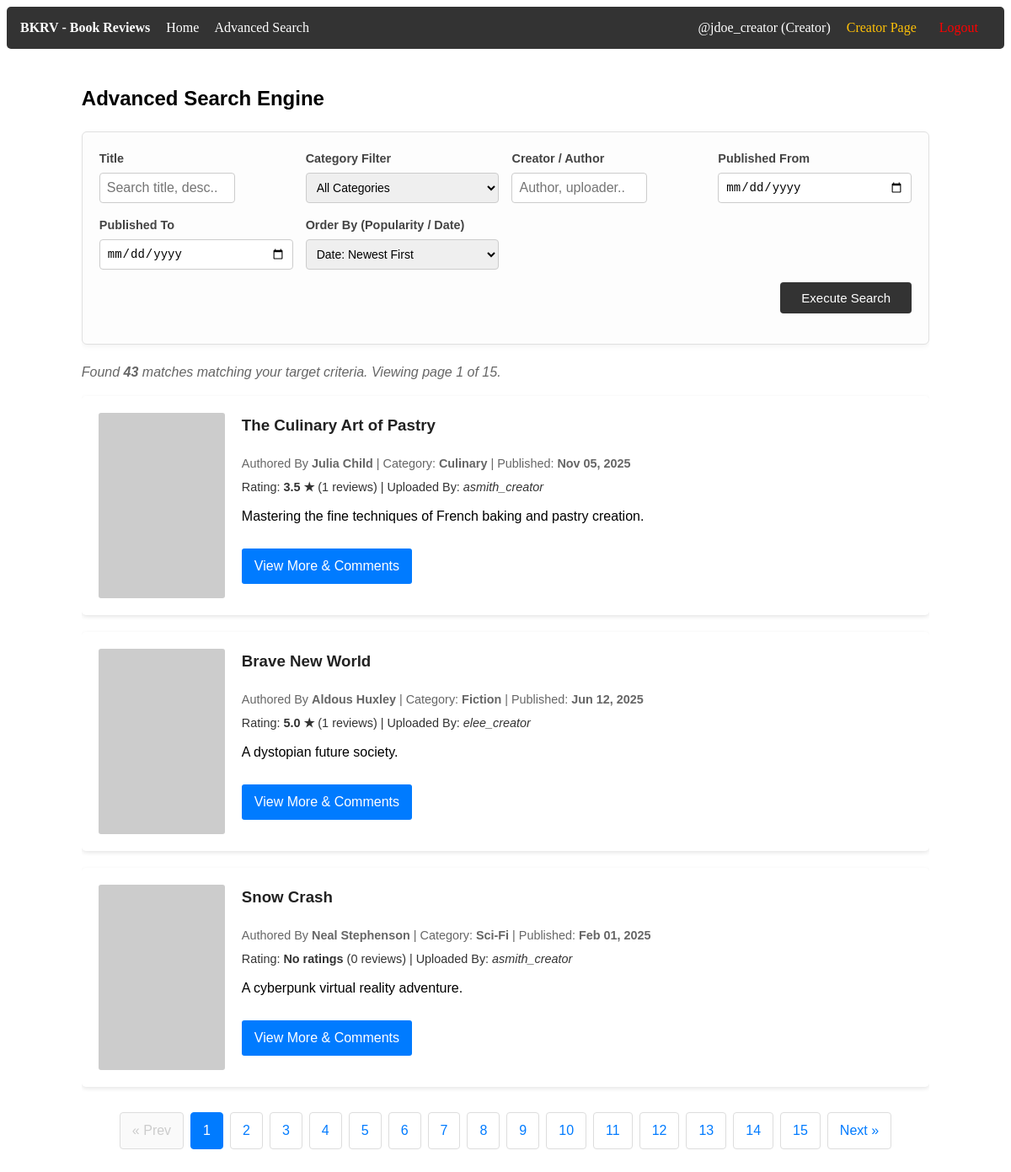
Screenshot of /NetBeansProject/AdvancedSearchPage.php (signed in) with the database file from the repository.
### tables this page shows
CREATE TABLE dbProj_books
(
    book_id INT AUTO_INCREMENT NOT NULL,

    creator_id INT NULL,

    title VARCHAR(255) NOT NULL,
    author_name VARCHAR(255) NOT NULL,

    short_description VARCHAR(500) NOT NULL,

    category VARCHAR(100) NULL,

    image_url VARCHAR(255) NULL,
    media_url VARCHAR(255) NULL,

    publish_date DATETIME DEFAULT CURRENT_TIMESTAMP,

    created_at TIMESTAMP DEFAULT CURRENT_TIMESTAMP,
    updated_at TIMESTAMP DEFAULT CURRENT_TIMESTAMP
               ON UPDATE CURRENT_TIMESTAMP,

    PRIMARY KEY (book_id),

    INDEX idx_creator (creator_id),
    INDEX idx_author (author_name),
    INDEX idx_category (category),
    INDEX idx_publish_date (publish_date),

    FULLTEXT KEY fx_search_idx
    (
        title,
        author_name,
        short_description,
        category
    ),

    CONSTRAINT FK_dbProj_users_TO_dbProj_books
    FOREIGN KEY (creator_id)
    REFERENCES dbProj_users(user_id)
    ON DELETE SET NULL
    ON UPDATE CASCADE

);

CREATE TABLE dbProj_users
(
    user_id INT AUTO_INCREMENT NOT NULL,

    username VARCHAR(100) NOT NULL,
    email VARCHAR(100) NOT NULL,
    password VARBINARY(255) NOT NULL,

    role ENUM('Viewer','Creator','Admin')
         NOT NULL DEFAULT 'Viewer',

    created_at TIMESTAMP DEFAULT CURRENT_TIMESTAMP,

    PRIMARY KEY (user_id),

    UNIQUE KEY uq_username (username),
    UNIQUE KEY uq_email (email)

);

### NetBeansProject/AdvancedSearchPage.php (the view, shortened to what this page needs)
<?php
include 'PageHeader.php';
$pagination = 3;
$page = isset($_GET['page']) && is_numeric($_GET['page']) ? (int) $_GET['page'] : 1;
$search_title    = isset($_GET['title']) ? trim($_GET['title']) : '';
$start_date      = isset($_GET['start_date']) ? trim($_GET['start_date']) : '';
$end_date        = isset($_GET['end_date']) ? trim($_GET['end_date']) : '';
$search_creator  = isset($_GET['creator']) ? trim($_GET['creator']) : '';
$category_filter = isset($_GET['cat']) ? trim($_GET['cat']) : '';
$sort_by         = isset($_GET['sort_by']) ? trim($_GET['sort_by']) : 'newest';
$params = [];
$types = "";
$where_sql = "";
$order_by_sql = "ORDER BY b.publish_date DESC";
$total_query = "SELECT COUNT(DISTINCT b.book_id)
                FROM dbProj_books b
                LEFT JOIN dbProj_users u ON b.creator_id = u.user_id" . $where_sql;
$total_stmt = mysqli_prepare($conn, $total_query);
if ($total_stmt) {
    mysqli_stmt_execute($total_stmt);
    $total_result = mysqli_stmt_get_result($total_stmt);
    $total_rows = mysqli_fetch_array($total_result)[0];
} else {
    die("Count query execution error: " . mysqli_error($conn));
}
$total_pages = ceil($total_rows / $pagination);
$offset = ($page - 1) * $pagination;
$query = "SELECT b.book_id, b.title, b.author_name, b.short_description, b.image_url, b.media_url, b.publish_date, b.category, u.username,
                 IFNULL(AVG(cr.rating), 0.00) as avg_rating,
                 COUNT(cr.comment_id) as review_count
          FROM dbProj_books b
          LEFT JOIN dbProj_users u ON b.creator_id = u.user_id
          LEFT JOIN dbProj_comments_ratings cr ON b.book_id = cr.book_id"
        . $where_sql .
        " GROUP BY b.book_id "
        . $order_by_sql .
        " LIMIT ? OFFSET ?";
$stmt = mysqli_prepare($conn, $query);
if ($stmt) {
    $final_params = $params;
    $final_params[] = $pagination;
    $final_params[] = $offset;
    $final_types = $types . "ii";
    mysqli_stmt_bind_param($stmt, $final_types, ...$final_params);
    mysqli_stmt_execute($stmt);
    $result = mysqli_stmt_get_result($stmt);
} else {
    die("Database execution error: " . mysqli_error($conn));
}
function buildPaginationUrl($page_num, $title, $start, $end, $creator, $cat, $sort) {
    $query_args = ['page' => $page_num];
    if (!empty($sort))    $query_args['sort_by'] = $sort;
    return '?' . http_build_query($query_args);
}
?>
<div class="hp-container">
    <h2>Advanced Search Engine</h2>
    <div class="hp-search-container">
        <form action="" method="GET">
            <div class="search-grid">
                <div class="search-group">
                    <label for="title">Title</label>
                    <input type="text" id="title" name="title" placeholder="Search title, desc.." value="<?php echo htmlspecialchars($search_title); ?>">
                </div>
                <div class="search-group">
                    <label for="cat">Category Filter</label>
                    <select id="cat" name="cat">
                        <option value="">All Categories</option>
                    </select>
                </div>
                <div class="search-group">
                    <label for="creator">Creator / Author</label>
                    <input type="text" id="creator" name="creator" placeholder="Author, uploader.." value="<?php echo htmlspecialchars($search_creator); ?>">
                </div>
                <div class="search-group">
                    <label for="start_date">Published From</label>
                    <input type="date" id="start_date" name="start_date" value="<?php echo htmlspecialchars($start_date); ?>">
                </div>
                <div class="search-group">
                    <label for="end_date">Published To</label>
                    <input type="date" id="end_date" name="end_date" value="<?php echo htmlspecialchars($end_date); ?>">
                </div>
                <div class="search-group">
                    <label for="sort_by">Order By (Popularity / Date)</label>
                    <select id="sort_by" name="sort_by">
                        <option value="newest" <?php echo ($sort_by === 'newest') ? 'selected' : ''; ?>>Date: Newest First</option>
                    </select>
                </div>
            </div>
            <div class="search-actions">
                <button type="submit">Execute Search</button>
            </div>
        </form>
    </div>
    <?php if ($total_rows > 0): ?>
        <p style="color: #666; font-style: italic; margin-bottom: 15px;">
            Found <strong><?php echo $total_rows; ?></strong> matches matching your target criteria. Viewing page <?php echo $page; ?> of <?php echo $total_pages; ?>.
        </p>
    <?php endif; ?>
    <div class="hp-book-list">
        <?php
        if ($result && mysqli_num_rows($result) > 0):
            while ($row = mysqli_fetch_assoc($result)):
                $image_src = !empty($row['image_url']) ? htmlspecialchars($row['image_url']) : 'https://via.placeholder.com/150x220?text=No+Cover';
                $rating_display = ($row['avg_rating'] > 0) ? number_format($row['avg_rating'], 1) . " ★" : "No ratings";
                ?>
                <div class="hp-book-card">
                    <img src="<?php echo $image_src; ?>" alt="<?php echo htmlspecialchars($row['title']); ?> Cover" class="hp-book-image">
                    <div class="hp-book-details">
                        <h3 class="hp-book-title"><?php echo htmlspecialchars($row['title']); ?></h3>
                        <div class="hp-meta-info">
                            Authored By <strong><?php echo htmlspecialchars($row['author_name']); ?></strong> |
                            Category: <strong><?php echo htmlspecialchars($row['category'] ?? 'Uncategorized'); ?></strong> |
                            Published: <strong><?php echo !empty($row['publish_date']) ? date('M d, Y', strtotime($row['publish_date'])) : 'N/A'; ?></strong>
                        </div>
                        <div class="hp-meta-info" style="color: #333; margin-top: -5px;">
                            Rating: <strong><?php echo $rating_display; ?></strong> (<?php echo $row['review_count']; ?> reviews) |
                            Uploaded By: <em><?php echo htmlspecialchars($row['username'] ?? 'Anonymous'); ?></em>
                        </div>
                        <p style="margin-top: 8px;"><?php echo htmlspecialchars($row['short_description']); ?></p>
                        <a href="BookComments.php?id=<?php echo $row['book_id']; ?>" class="hp-view-more-btn">View More & Comments</a>
                    </div>
                </div>
                <?php
            endwhile;
        endif; ?>
    </div>
    <?php if ($total_pages > 1): ?>
        <ul class="hp-pagination">
            <?php if ($page <= 1): ?>
                <li class="disabled"><span>&laquo; Prev</span></li>
            <?php else: ?>
                <li><a href="<?php echo buildPaginationUrl($page - 1, $search_title, $start_date, $end_date, $search_creator, $category_filter, $sort_by); ?>">&laquo; Prev</a></li>
            <?php endif; ?>
            <?php for ($i = 1; $i <= $total_pages; $i++): ?>
                <?php if ($page == $i): ?>
                    <li class="active"><span><?php echo $i; ?></span></li>
                <?php else: ?>
                    <li><a href="<?php echo buildPaginationUrl($i, $search_title, $start_date, $end_date, $search_creator, $category_filter, $sort_by); ?>"><?php echo $i; ?></a></li>
                <?php endif; ?>
            <?php endfor; ?>
            <?php if ($page >= $total_pages): ?>
                <li class="disabled"><span>Next &raquo;</span></li>
            <?php else: ?>
                <li><a href="<?php echo buildPaginationUrl($page + 1, $search_title, $start_date, $end_date, $search_creator, $category_filter, $sort_by); ?>">Next &raquo;</a></li>
            <?php endif; ?>
        </ul>
    <?php endif; ?>
</div>

### NetBeansProject/MainStyles.css (style rules this page uses)
.hp-container { width: 80%; margin: 20px auto; overflow: hidden; font-family: Arial, sans-serif; line-height: 1.6; }
.hp-search-container { background: #fff; padding: 15px; margin: 20px 0; border-radius: 5px; box-shadow: 0 2px 5px rgba(0,0,0,0.1); }
.hp-search-container input[type="text"] { width: 70%; padding: 8px; font-size: 16px; border: 1px solid #ccc; border-radius: 4px; }
.hp-search-container button { padding: 8px 15px; font-size: 16px; cursor: pointer; background: #333; color: #fff; border: none; border-radius: 4px; }
.hp-book-list { display: grid; grid-template-columns: 1fr; gap: 20px; }
.hp-book-card { background: #fff; padding: 20px; border-radius: 5px; box-shadow: 0 2px 5px rgba(0,0,0,0.1); display: flex; gap: 20px; }
.hp-book-image { max-width: 150px; max-height: 220px; object-fit: cover; border-radius: 3px; }
.hp-book-details { flex: 1; }
.hp-book-title { margin-top: 0; color: #222; }
.hp-meta-info { font-size: 0.9rem; color: #666; margin-bottom: 10px; }
.hp-view-more-btn { display: inline-block; background: #007BFF; color: white; padding: 8px 15px; text-decoration: none; border-radius: 3px; margin-top: 10px; }
.hp-pagination { display: flex; justify-content: center; list-style: none; padding: 0; margin: 30px 0; }
.hp-pagination li { margin: 0 4px; }
.hp-pagination a, .hp-pagination span { display: block; padding: 8px 14px; text-decoration: none; color: #007BFF; border: 1px solid #ddd; border-radius: 4px; }
.hp-pagination .active span { background-color: #007BFF; color: white; border-color: #007BFF; }
.hp-pagination .disabled span { color: #ccc; pointer-events: none; background-color: #fafafa; }

### NetBeansProject/AdvancedSearchPage.php (style rules this page uses)
.hp-container { width: 85%; margin: 20px auto; overflow: hidden; font-family: Arial, sans-serif; line-height: 1.6; }
.hp-search-container { background: #fdfdfd; padding: 20px; margin: 20px 0; border-radius: 6px; border: 1px solid #e0e0e0; box-shadow: 0 2px 6px rgba(0,0,0,0.05); }
.search-grid { display: grid; grid-template-columns: repeat(auto-fit, minmax(220px, 1fr)); gap: 15px; margin-bottom: 15px; }
.search-group { display: flex; flex-direction: column; }
.search-group label { font-size: 0.9rem; margin-bottom: 5px; color: #444; font-weight: bold; }
.search-group input, .search-group select { padding: 8px; font-size: 14px; border: 1px solid #ccc; border-radius: 4px; }
.search-actions { display: flex; justify-content: flex-end; align-items: center; gap: 15px; margin-top: 10px; }
.hp-search-container button { padding: 10px 25px; font-size: 15px; cursor: pointer; background: #333; color: #fff; border: none; border-radius: 4px; transition: background 0.2s; }
.hp-book-list { display: grid; grid-template-columns: 1fr; gap: 20px; }
.hp-book-card { background: #fff; padding: 20px; border-radius: 5px; box-shadow: 0 2px 5px rgba(0,0,0,0.1); display: flex; gap: 20px; }
.hp-book-image { max-width: 150px; max-height: 220px; object-fit: cover; border-radius: 3px; }
.hp-book-details { flex: 1; }
.hp-book-title { margin-top: 0; color: #222; }
.hp-meta-info { font-size: 0.9rem; color: #666; margin-bottom: 10px; }
.hp-view-more-btn { display: inline-block; background: #007BFF; color: white; padding: 8px 15px; text-decoration: none; border-radius: 3px; margin-top: 10px; }
.hp-pagination { display: flex; justify-content: center; list-style: none; padding: 0; margin: 30px 0; }
.hp-pagination li { margin: 0 4px; }
.hp-pagination a, .hp-pagination span { display: block; padding: 8px 14px; text-decoration: none; color: #007BFF; border: 1px solid #ddd; border-radius: 4px; }
.hp-pagination .active span { background-color: #007BFF; color: white; border-color: #007BFF; }
.hp-pagination .disabled span { color: #ccc; pointer-events: none; background-color: #fafafa; }

### rows the page displays
dbproj_books: title "The Culinary Art of Pastry", author_name "Julia Child", category "Culinary", publish_date "Nov 05, 2025", rating_display "3.5 ★", review_count "1", creator.username "asmith_creator", short_description "Mastering the fine techniques of French baking and pastry creation."
dbproj_books: title "Brave New World", author_name "Aldous Huxley", category "Fiction", publish_date "Jun 12, 2025", rating_display "5.0 ★", review_count "1", creator.username "elee_creator", short_description "A dystopian future society."
dbproj_books: title "Snow Crash", author_name "Neal Stephenson", category "Sci-Fi", publish_date "Feb 01, 2025", rating_display "No ratings", review_count "0", creator.username "asmith_creator", short_description "A cyberpunk virtual reality adventure."

### other values shown
$_SESSION['username'] "jdoe_creator"
$_SESSION['user_role'] "Creator"
$total_rows "43"
$page "1"
$total_pages "15"
